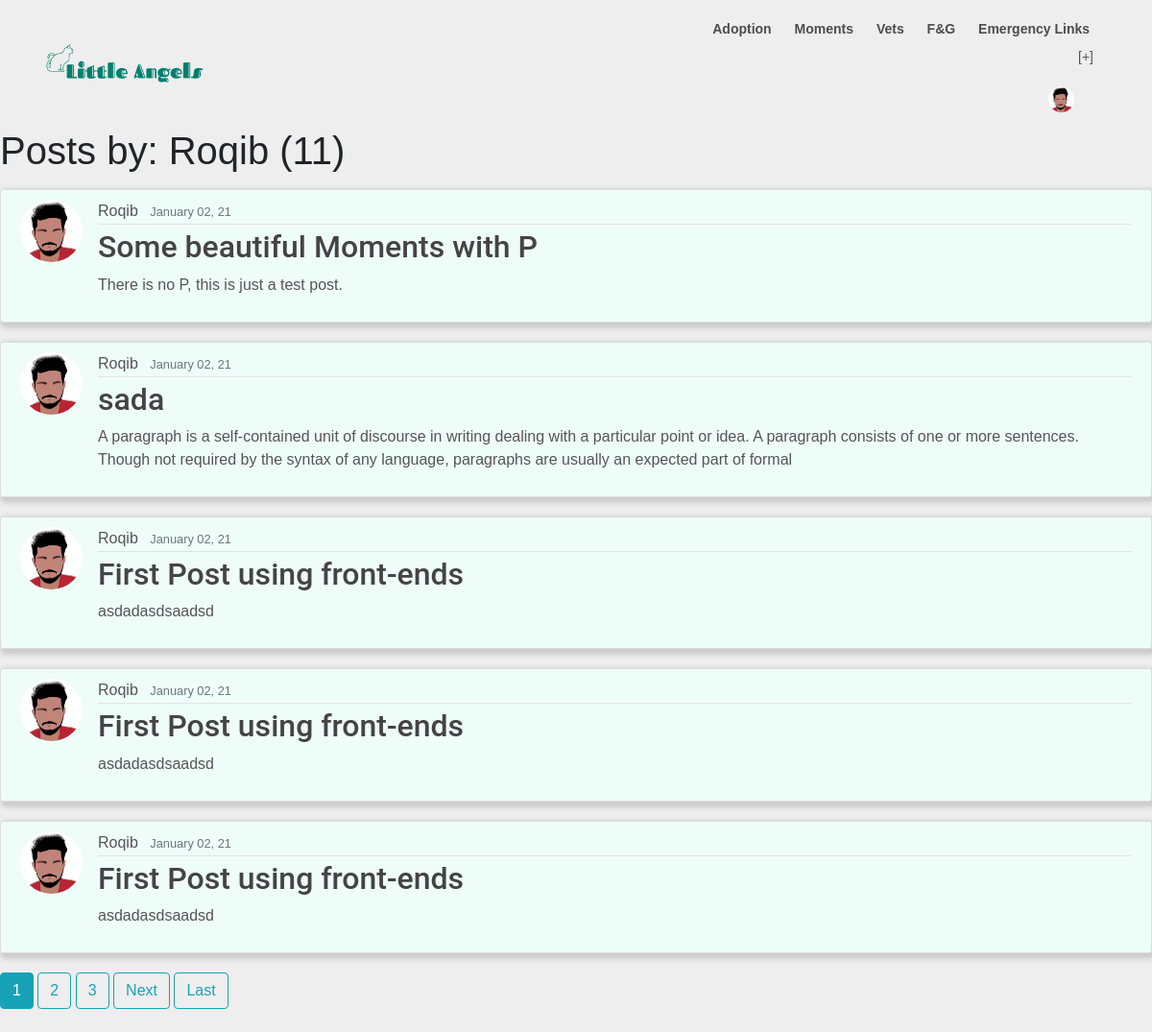
Before: /moments/by_Roqib (signed in) with the older database file.
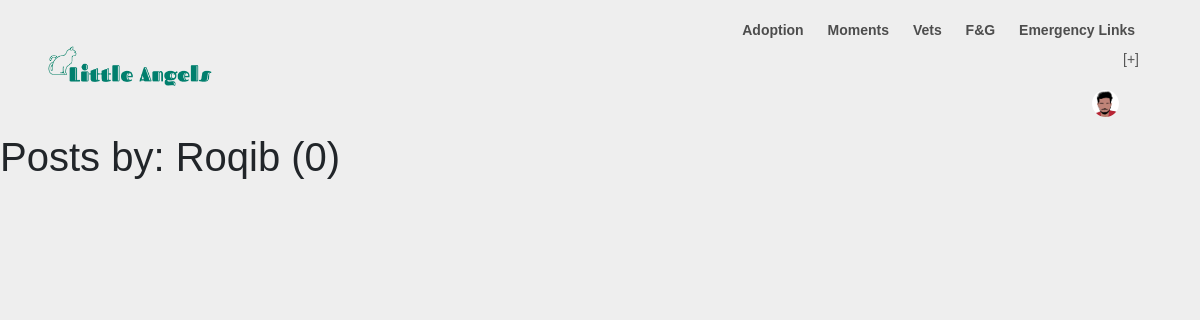
After: the same page with the newer database file.
### feed/models.py (models this page shows, shortened)
class Post(models.Model):
    title = models.CharField(max_length=30)
    content = models.TextField();
    date = models.DateTimeField(default=timezone.now)
    author = models.ForeignKey(User, on_delete=models.CASCADE); #if user is deleted, all post gets deleted
    approved = models.BooleanField(default=False)
    image = models.ImageField( blank=True, null=True, upload_to= 'happy_pics')

### users/models.py (models this page shows, shortened)
class Profile(models.Model):
    accTypes= [
    ('normal', 'Normal'),
    ('vet', 'Vetenarian'),
    ('shop', 'Shop Owner')
    ]
    user = models.OneToOneField(User, on_delete=models.CASCADE)
    image = models.ImageField(default='default.png',  upload_to='profile_pics')
    user_type = models.CharField(max_length=30, choices = accTypes, default='null')

### feed/views.py (the view)
# urls.py: path('by_<str:username>', UserPostListView.as_view(), name='user_posts'),
class UserPostListView(LoginRequiredMixin, ListView):
    model = Post
    template_name = 'feed/user_moments.html'
    context_object_name = 'posts'
    ordering = ['-date']
    paginate_by = 5
    def get_queryset(self):
        user = get_object_or_404(User, username=self.kwargs.get('username'))
        return Post.objects.filter(author=user).order_by('-date')

### feed/templates/feed/user_moments.html (shortened to what this page needs)
{% extends 'home/base.html' %}
{%block create_post %}
    <a class="nav-item nav-link" class="btn btn-nav" h href="{% url 'post_create' %}">[+]</a>
{% endblock %}
{% block content %}
    <h1 class="mb-3">Posts by: {{ view.kwargs.username}} ({{page_obj.paginator.count}})</h1>
    {% for p in posts %}
        <article class="media content-section">
            <img  class="rounded-circle article-img" src="{{p.author.profile.image.url}}" alt="">
            <div class="media-body">
            <div class="article-metadata">
                <a class="mr-2" href="{% url 'user_posts' p.author.username %}">{{ p.author }}</a>
                <small class="text-muted">{{ p.date| date:"F d, y"}}</small>
            </div>
            <h2><a class="article-title" href="{% url 'post_detail' p.id %}">{{ p.title }}</a></h2>
            <p class="article-content">{{ p.content }}</p>
            </div>
        </article>
    {%endfor %}
    {% if is_paginated %}
        {% for num in page_obj.paginator.page_range %}
            {% if page_obj.number == num %}
                <a class="btn btn-info mb-4" href="?page={{num}}">{{num}}</a>
            {% elif num > page_obj.number|add:'-3' and num < page_obj.number|add:'3' %}
            <a class="btn btn-outline-info mb-4" href="?page={{num}}">{{ num }}</a>
            {% endif %}
        {% endfor %}
        {% if page_obj.has_next %}
            <a class="btn btn-outline-info mb-4" href="?page={{page_obj.next_page_number}}">Next</a>
            <a class="btn btn-outline-info mb-4" href="?page={{page_obj.paginator.num_pages}}">Last</a>
        {% endif %}
    {% endif %}
{% endblock content %}

Changed rows visible on the page:
removed Post: author.profile.image (picture), author "Roqib", date "January 02, 21", title "Some beautiful Moments with P", content "There is no P, this is just a test post."
removed Post: author.profile.image (picture), author "Roqib", date "January 02, 21", title "sada", content "A paragraph is a self-contained unit of discourse in writing dealing with a particular point or idea. A paragraph consists of one or more sentences. Though not required by the syntax of any language, paragraphs are usually an expected part of formal"
removed Post: author.profile.image (picture), author "Roqib", date "January 02, 21", title "First Post using front-ends", content "asdadasdsaadsd"
removed Post: author.profile.image (picture), author "Roqib", date "January 02, 21", title "First Post using front-ends", content "asdadasdsaadsd"
removed Post: author.profile.image (picture), author "Roqib", date "January 02, 21", title "First Post using front-ends", content "asdadasdsaadsd"
Other visible differences:
{{ page_obj.paginator.count }}: "11" → "0"
list line gone: "1"
list line gone: "2"
list line gone: "3"
text no longer shown: "Next Last"
